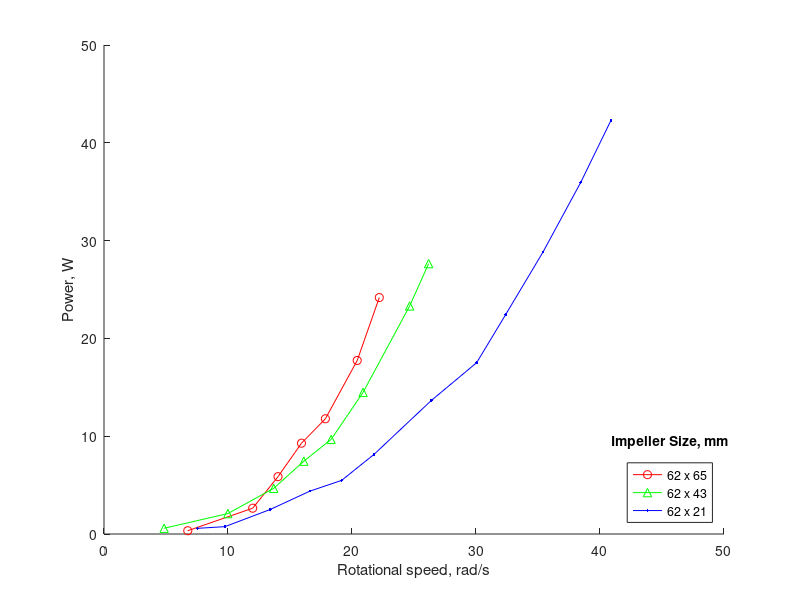
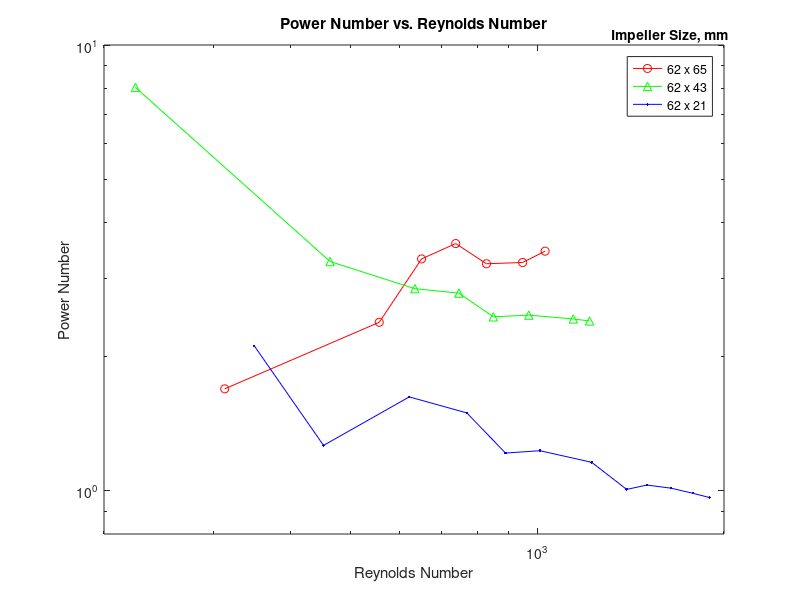

Write MATLAB code to recreate these figures, in order.
function fluid_mixing

%Given lever arm distance (m)
lever_arm = 0.11;

% Rotational speed in rpm, force in N
% Impeller size 62x65 mm
rpm_6265 = [64.5, 114.5, 134.0, 152.1, 170.5, 195.0, 212.0]; 
force_6265 = [0.45, 2.0, 3.8, 5.3, 6.0, 7.9, 9.9];
[rot_speed_6265, torque_6265, power_6265] = calc_params(rpm_6265, force_6265, lever_arm);
disp('---------------------------------------------------------------------------')
disp('Calculated Parameters, 62x65mm impeller')
disp('---------------------------------------------------------------------------')
disp('Rotation, rpm   Force, N   Rotational Speed, rad/s   Torque, N*m   Power, W')
for i = 1:numel(rpm_6265)
    fprintf('%.1f             %.2f       %.1f                      %.2f          %.1f \n',rpm_6265(i), force_6265(i), rot_speed_6265(i), torque_6265(i), power_6265(i))
end
disp('---------------------------------------------------------------------------')

% Impeller size 62x43 mm
rpm_6243 = [46.3, 95.4, 130.7, 153.9, 174.9, 199.5, 235.4, 250.0];
force_6243 = [1.1, 1.9, 3.1, 4.2, 4.8, 6.3, 8.6, 9.6];
[rot_speed_6243, torque_6243, power_6243] = calc_params(rpm_6243, force_6243, lever_arm);
disp('---------------------------------------------------------------------------')
disp('Calculated Parameters, 62x43mm impeller')
disp('---------------------------------------------------------------------------')
disp('Rotation, rpm   Force, N   Rotational Speed, rad/s   Torque, N*m   Power, W')
for i = 1:numel(rpm_6243)
    fprintf('%.1f             %.2f       %.1f                      %.2f          %.1f \n',rpm_6243(i), force_6243(i), rot_speed_6243(i), torque_6243(i), power_6243(i))
end
disp('---------------------------------------------------------------------------')

% Impeller size 62x21 mm
rpm_6221 = [72.0, 93.1, 128.0, 158.5, 183.0, 208.0, 252.0, 287.0, 309.4, 338.0, 367.1, 390.3];
force_6221 = [0.7, 0.7, 1.7, 2.4, 2.6, 3.4, 4.7, 5.3, 6.3, 7.4, 8.5, 9.4];
[rot_speed_6221, torque_6221, power_6221] = calc_params(rpm_6221, force_6221, lever_arm);
disp('---------------------------------------------------------------------------')
disp('Calculated Parameters, 62x21mm impeller')
disp('---------------------------------------------------------------------------')
disp('Rotation, rpm   Force, N   Rotational Speed, rad/s   Torque, N*m   Power, W')
for i = 1:numel(rpm_6221)
    fprintf('%.1f             %.2f       %.1f                      %.2f          %.1f \n',rpm_6221(i), force_6221(i), rot_speed_6221(i), torque_6221(i), power_6221(i))
end
disp('---------------------------------------------------------------------------')

%Power vs speed plot
figure(1)
hold on
plot(rot_speed_6265, power_6265, 'ro-', rot_speed_6243, power_6243, 'g^-', rot_speed_6221, power_6221, 'b.-')
xlabel('Rotational speed, rad/s')
ylabel('Power, W')
h = legend('62 x 65','62 x 43','62 x 21','Location','Southeast');
v = get(h,'title');
set(v,'string','Impeller Size, mm');

%Power Number vs Reynolds Number
density = 865; %mineral oil, kg/m^3
viscosity = 110e-6*density; %Pa*s
% all_rps = 60*[rpm_6265 rpm_6243 rpm_6221];
% all_power = [power_6265 power_6243 power_6221];
[Re_6265, P_6265] = dimensionless_groups(0.062*2+0.055, rpm_6265./60, density, viscosity, power_6265);
[Re_6243, P_6243] = dimensionless_groups(0.062*2+0.055, rpm_6243./60, density, viscosity, power_6243);
[Re_6221, P_6221] = dimensionless_groups(0.062*2+0.055, rpm_6221./60, density, viscosity, power_6221);

% [reynolds_number, power_number] = dimensionless_groups(lever_arm*2, all_rps, density, viscosity, all_power);
% reynolds_number
% power_number
figure(2)
loglog(Re_6265, P_6265, 'ro-', Re_6243, P_6243, 'g^-', Re_6221, P_6221, 'b.-')
xlabel('Reynolds Number')
ylabel('Power Number')
axis([200 2000 .8 10])
h = legend('62 x 65','62 x 43','62 x 21','Location','NorthEast');
v = get(h,'title');
set(v,'string','Impeller Size, mm');
title('Power Number vs. Reynolds Number')

end

function [rot_speed, torque, power] = calc_params(rpm, force, lever_arm)
% Calculate rotational speed, torque, and power

rot_speed = 2*pi*rpm./60; %rad/s
torque = force.*lever_arm; %N*m
power = torque.*rot_speed; %W

end

function [reynolds_number, power_number] = dimensionless_groups(D_impeller, N_rps, density, viscosity, power)

reynolds_number = ((D_impeller.^2).*N_rps.*density)./viscosity;
power_number = power./((N_rps.^3) .* (D_impeller.^5) .* density);

end
